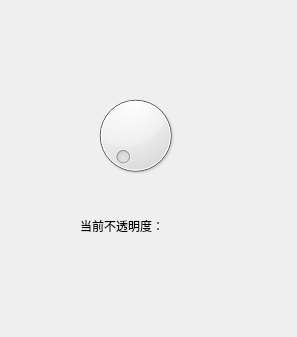
<?xml version="1.0" encoding="UTF-8"?>
<ui version="4.0">
 <class>Widget</class>
 <widget class="QWidget" name="Widget">
  <property name="geometry">
   <rect>
    <x>0</x>
    <y>0</y>
    <width>297</width>
    <height>337</height>
   </rect>
  </property>
  <property name="windowTitle">
   <string>Widget</string>
  </property>
  <widget class="QLabel" name="label">
   <property name="geometry">
    <rect>
     <x>80</x>
     <y>210</y>
     <width>181</width>
     <height>31</height>
    </rect>
   </property>
   <property name="text">
    <string>当前不透明度：</string>
   </property>
  </widget>
  <widget class="QDial" name="dial">
   <property name="geometry">
    <rect>
     <x>90</x>
     <y>80</y>
     <width>91</width>
     <height>111</height>
    </rect>
   </property>
  </widget>
 </widget>
 <resources/>
 <connections/>
</ui>
